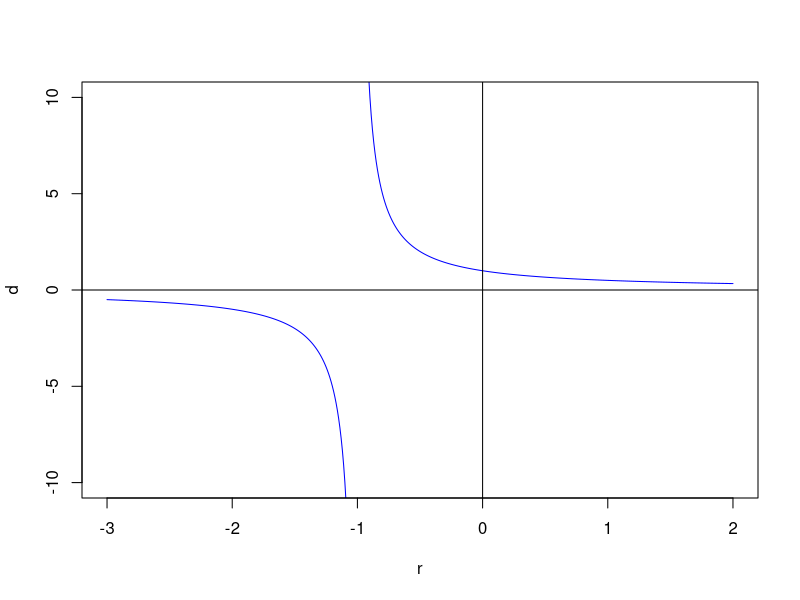

R code for this plot:
## ---- chunk 1
r=seq(-3,2,.01)
d=1/(1+r)
plot(r,d,type='l',col='blue',ylim=c(-10,10))
abline(v=0)
abline(h=0)
## ---- chunk 2
require(zoo)
require(lubridate)
loanamort=function(r=NULL,bal0=NULL,pmt=NULL,n=NULL,apr=FALSE,start=NULL,freq=1) {
  ans=list()
  risnull=is.null(r)
  bal0isnull=is.null(bal0)
  pmtisnull=is.null(pmt)
  nisnull=is.null(n)
  if(1<sum(c(risnull,bal0isnull,pmtisnull,nisnull))) stop('loanamort error -- need to provide at least three parameters')
  n.f=n
  if(apr) n.f=n*freq
  if(!risnull) {
    if(apr) {
      r.f=r/freq
    } else {
      r.f=-1+(1+r)^(1/freq)
    }
  } else {
    cf=c(-bal0,rep(pmt,n.f))
    if(0<=sum(cf)) {
      rootrange=c(0,1.01) } else {
      rootrange=c(1,1000)
      }
    d=(uniroot(function(d) {sum(cf*d^(0:n.f))},rootrange))$root
    r.f=(1/d)-1
  }
  d=1/(1+r.f)
  f=1+r.f
  if(pmtisnull) pmt=(bal0*r.f)/(1-d^n.f)
  perp=pmt/r.f
  if(bal0isnull) bal0=perp-perp*(d^n)
  if(pmt<=(r.f*bal0)) stop(paste(pmt,r.f*bal0,'payment must be greater than interest'))
  if(nisnull) n.f= ceiling(log((1-(bal0*r.f)/pmt))/log(d))
  i=1:n.f
  bal=pmax(0,((bal0*f^i)-(((pmt*f^i)-pmt)/r.f)))
  balall=c(bal0,bal)
  int=balall[i]*r.f
  prin=-diff(balall)
  if(!is.null(start)) {
    bal=zooreg(bal,start=start+1/freq,freq=freq)
    int=zooreg(int,start=start+1/freq,freq=freq)
    prin=zooreg(prin,start=start+1/freq,freq=freq)
  }
  if(apr) {
    ans$r=r.f*freq
    ans$n=n.f/freq
  } else {
    ans$r=-1+((1+r.f)^freq)
    ans$n=n.f
  }
  ans$pmt=pmt
  ans$bal0=bal0
  ans$freq=freq
  ans$start=start
  ans$apr=apr
  ans$bal=bal
  ans$prin=prin
  ans$int=int
  return(ans)
}
## ---- chunk 3
ans1=loanamort(bal0=20000,r=.08,n=5,apr=TRUE,freq=12)
ans1$pmt
## ---- chunk 4
sum(ans1$int)
## ---- chunk 5
ans1$bal[12]
## ---- chunk 6
start=as.yearmon("2014-5")
ans1a=loanamort(bal0=ans1$bal0,r=.08,pmt=500,apr=TRUE,freq=12)
start+ans1a$n
## ---- chunk 7
ans1b=loanamort(bal0=20000,pmt=ans1$pmt,apr=TRUE,n=5,freq=12)
ans1b$r
## ---- chunk 8
ans2=loanamort(bal0=100000,r=.05,n=30,apr=TRUE,freq=12,start=as.yearmon("2013-3"))
aggregate(ans2$int,list(year(time(ans2$int))),sum)
## ---- chunk 9
lastinvec=function(x) tail(x,1)
Interest=aggregate(ans2$int,list(year(time(ans2$int))),sum)
Principal=aggregate(ans2$prin,list(year(time(ans2$prin))),sum)
Balance=aggregate(ans2$bal,list(year(time(ans2$bal))),lastinvec)
data.frame(Interest,Principal,Balance)
